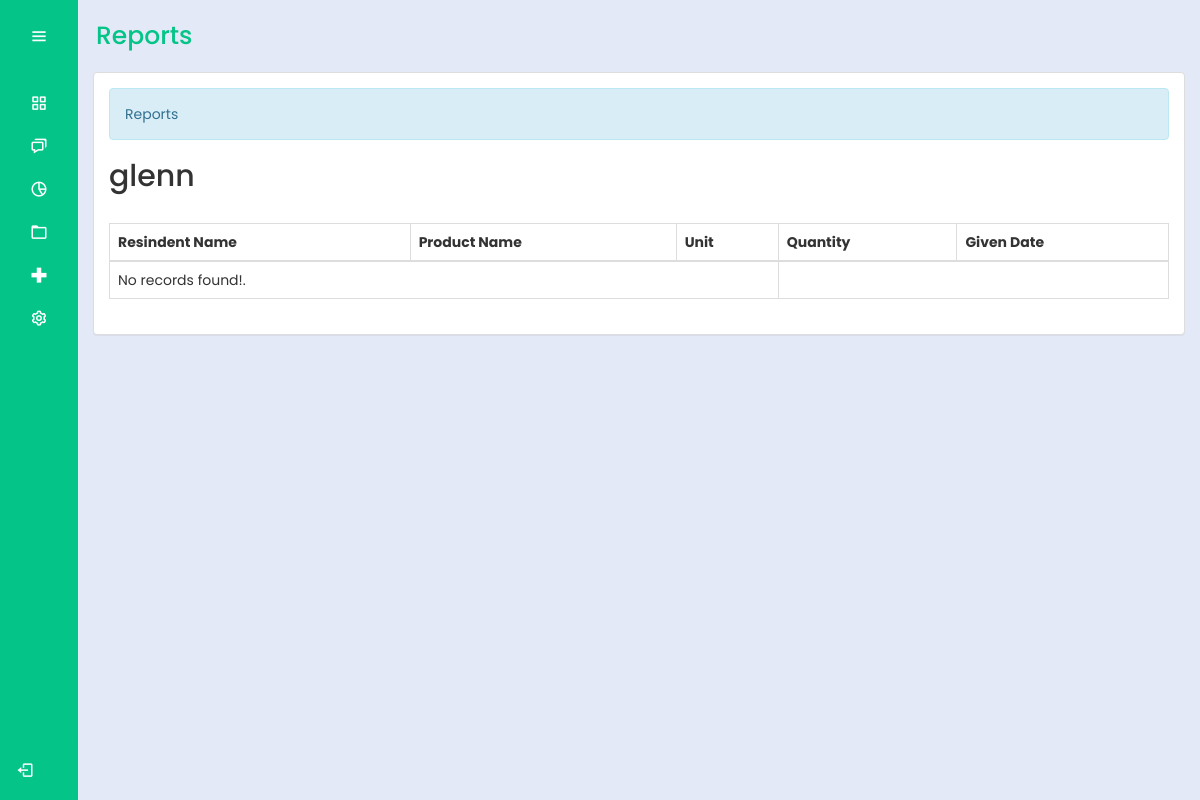
The page /bhw/report.php?productId=56 (signed in) on the database as committed earlier.
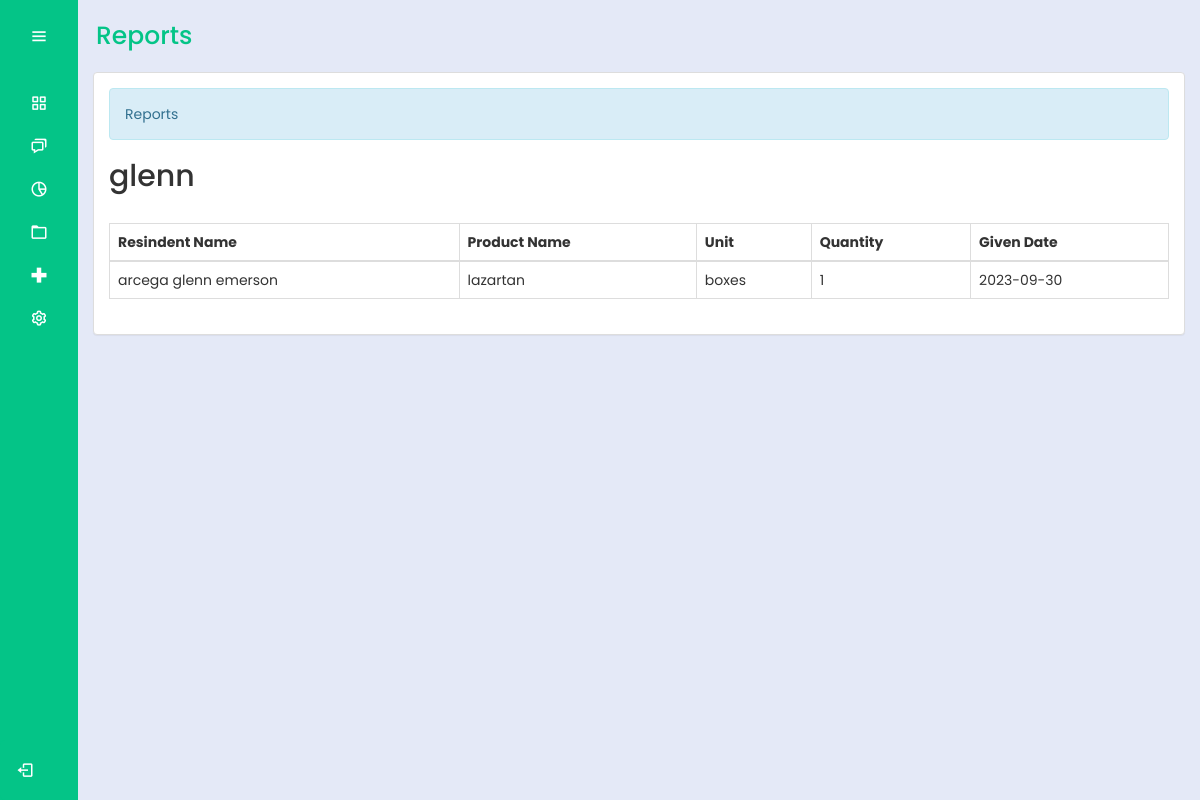
The same page on the database as committed later.
### tables this page shows
CREATE TABLE `medicines` (
  `productId` int(30) NOT NULL,
  `productName` varchar(100) NOT NULL,
  `sponsor` varchar(100) NOT NULL,
  `unit` varchar(100) NOT NULL,
  `batch` varchar(100) NOT NULL,
  `quantity1` int(10) NOT NULL,
  `total` int(10) NOT NULL,
  `expDate` date NOT NULL,
  `status` varchar(100) NOT NULL
);

CREATE TABLE `request_medicine` (
  `req_med_Id` int(11) NOT NULL,
  `residentId` varchar(100) NOT NULL,
  `residentName` varchar(200) NOT NULL,
  `productId` varchar(100) NOT NULL,
  `productName` varchar(200) NOT NULL,
  `unit` varchar(100) NOT NULL,
  `quantity_req` int(100) NOT NULL,
  `givenDate` date NOT NULL
);

### bhw/report.php (the view, shortened to what this page needs)
<?php
@include "../connection/connect.php";
if(isset($_SESSION['user_data'])){
?>
<!DOCTYPE html>
<html lang="en">
<head>
  <link rel="stylesheet" href="../cssmainmenu/style.css">
  <link href='https://unpkg.com/boxicons@2.1.4/css/boxicons.min.css' rel='stylesheet'>
  <link rel = "stylesheet" type = "text/css" href = "../css/bootstrap.css " />
  <link rel = "stylesheet" type = "text/css" href = "../css/style.css" />
</head>
<body>
  <div class="sidebar">
    <div class="logo_details">
      <i class="bx bx-menu" id="btn"></i>
    </div>
    <ul class="nav-list">
      <li>
        <a href="homemedd.php">
          <i class="bx bx-grid-alt"></i>
        </a>
      </li>
      <li>
        <a href="../logout.php">
          <i class="bx bx-chat"></i>
        </a>
      </li>
      <li>
        <a href="#">
          <i class="bx bx-pie-chart-alt-2"></i>
        </a>
      </li>
      <li>
        <a href="userRecMed.php">
          <i class="bx bx-folder"></i>
        </a>
      </li>
      <li>
        <a href="medicinee.php">
          <i class="bx bx-plus-medical"></i>
        </a>
      </li>
      <li>
        <a href="#">
          <i class="bx bx-cog"></i>
        </a>
      </li>
      <li class="profile">
  <div class="profile_details">
    <div class="profile_content">
    <div class="name"><?php echo $_SESSION['user_data']['name']; ?></div>
    </div>
  </div>
  <a href="../logout.php" id="log_out">
    <i class="bx bx-log-out"></i>
  </a>
  </li>
    </ul>
  </div>
  <section class="home-section">
    <div class="text">Reports</div>
				<div class="container-fluid">
		<div class="panel panel-default">
			<div class="panel-body">
				<div class="alert alert-info">Reports</div>
        <div>
        <?php
      if (isset($_GET['productId'])) {
        $desiredProductId = $_GET['productId'];
        $query = $conn->query("SELECT * FROM medicines WHERE productId = '$desiredProductId'");
        while ($fetch = $query->fetch_assoc()) {
          echo '<h2>' . $fetch['sponsor'] . '</h2>';
      }
    } else {
        echo '<tr><td colspan="3">product ID not provided in the URL.</td></tr>';
    }
    ?>
  </div>
  <br />
				<table id="table" class="table table-bordered">
					<thead>
						<tr>
              <th>Resindent Name</th>
							<th>Product Name</th>
              <th>Unit</th>
							<th>Quantity</th>
							<th>Given Date</th>
						</tr>
					</thead>
<tbody>
    <?php
    if (isset($_GET['productId'])) {
        $desiredProductId = $_GET['productId'];
        $query = $conn->query("SELECT * FROM request_medicine WHERE productId = '$desiredProductId'");
        if ($query->num_rows > 0) {
            while ($fetch = $query->fetch_assoc()) {
                echo '<tr>';
                echo '<td>' . $fetch['residentName'] . '</td>';
                echo '<td>' . $fetch['productName'] . '</td>';
                echo '<td>' . $fetch['unit'] . '</td>';
                echo '<td>' . $fetch['quantity_req'] . '</td>';
                echo '<td>' . $fetch['givenDate'] . '</td>';
                echo '</tr>';
            }
        } else {
            echo '<tr><td colspan="3">No records found!.</td></tr>';
        }
    } else {
        echo '<tr><td colspan="3">Product ID not provided in the URL.</td></tr>';
    }
    ?>
</tbody>
				</table>
			</div>
		</div>
	</div>
  </section>
</body>
</html>
<?php
}
else{
	header("Location:.././index.php?error=UnAuthorized Access");
}

### cssmainmenu/style.css (style rules this page uses)
:root { --color-default: #04c487; --color-second:#04c487; --color-white:#fff; --color-body:#e4e9f7; --color-light:#e0e0e0; }
* { padding: 0%; margin: 0%; box-sizing: border-box; font-family: 'Poppins', sans-serif; }
body { min-height: 100vh; }
.sidebar { min-height: 100vh; width: 78px; padding: 6px 14px; z-index: 99; background-color: var(--color-default); transition: all .5s ease; position: fixed; top:0; left: 0; }
.sidebar .logo_details { height: 60px; display: flex; align-items: center; position: relative; }
.sidebar .logo_details #btn { position: absolute; top:50%; right: 0; transform: translateY(-50%); font-size: 20px; text-align: center; cursor: pointer; transition: all .5s ease; }
.sidebar i { color:var(--color-white); height: 60px; line-height: 60px; min-width: 50px; font-size: 25px; text-align: center; }
.sidebar .nav-list { margin-top: 20px; height: 100%; }
.sidebar li { position: relative; margin:8px 0; list-style: none; }
.sidebar li a { display: flex; height: 100%; width: 100%; align-items: center; text-decoration: none; background-color: var(--color-default); position: relative; transition: all .5s ease; z-index: 12; }
.sidebar li a::after { content: ""; position: absolute; width: 100%; height: 100%; transform: scaleX(0); background-color: var(--color-white); border-radius: 5px; transition: transform 0.3s ease-in-out; transform-origin: left; z-index: -2; }
.sidebar li i { height: 35px; line-height: 35px; font-size: 18px; border-radius: 5px; }
.sidebar li.profile { position: fixed; height: 60px; width: 78px; left: 0; bottom:-8px; padding:10px 14px; overflow: hidden; transition: all .5s ease; }
.sidebar .profile .profile_details { display: flex; align-items: center; flex-wrap: nowrap; }
.sidebar li.profile .name, .sidebar li.profile .designation { font-size: 15px; font-weight: 400; color:var(--color-white); white-space: nowrap; }
.sidebar .profile #log_out { position: absolute; top:50%; right: 0; transform: translateY(-50%); background-color: var(--color-second); width: 100%; height: 60px; line-height: 60px; border-radius: 5px; cursor: pointer; transition: all 0.5s ease; }
.home-section { position: relative; background-color: var(--color-body); min-height: 100vh; top:0; left:78px; width: calc(100% - 78px); transition: all .5s ease; z-index: 2; }
.home-section .text { display: inline-block; color:var(--color-default); font-size: 25px; font-weight: 500; margin: 18px; }

Rows that differ between the two databases and show on the page:
added request_medicine: residentName "arcega glenn emerson", productName "lazartan", unit "boxes", quantity_req "1", givenDate "2023-09-30"
Other text that changed with them:
text no longer shown: "No records found!."
